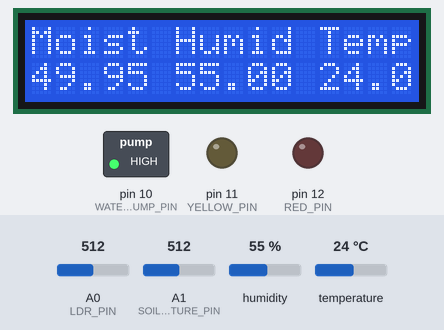
This sketch was run on a simulated Arduino Uno, built with avr-gcc and run on an emulated ATmega328P. Shown: 16×2 character LCD, switched loads named in the sketch (green lamp = pin HIGH), output pins drawn as LEDs (lit = HIGH). The inputs (shaded band) are chosen by the test bench; at power-on: A0 (LDR_PIN) = 512, temperature 24 °C, A1 (SOIL_MOISTURE_PIN) = 512, humidity 55 %.

Above: at 2.7 s.
2.8 s: A0 (LDR_PIN) set to 493
At 6.1 s:
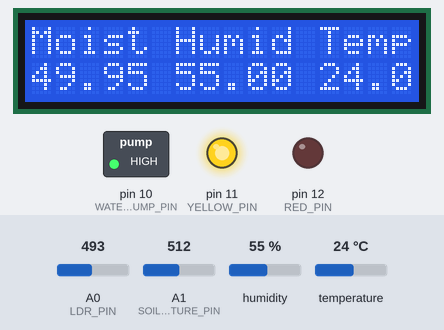
7.1 s: temperature set to 29.6 °C
At 8.7 s:
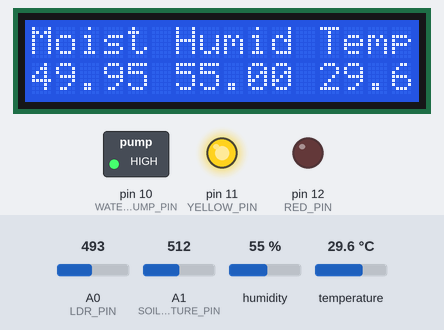
11.4 s: temperature set to 30.7 °C
At 15.1 s:
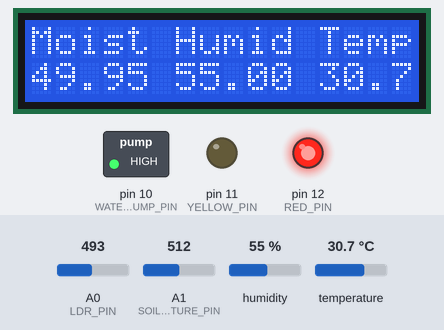
15.7 s: A1 (SOIL_MOISTURE_PIN) set to 496
At 17.8 s:
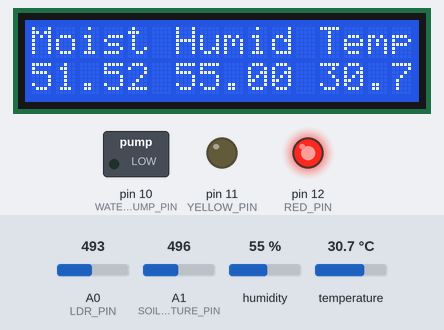
20.0 s: temperature set to 12 °C
At 21.6 s:
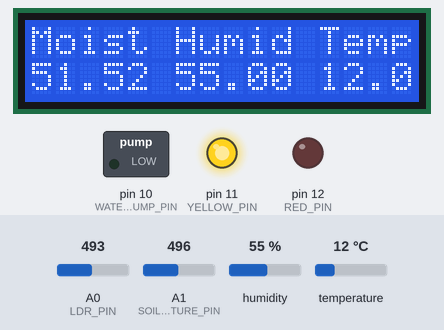
24.3 s: A0 (LDR_PIN) set to 510
At 26.8 s:
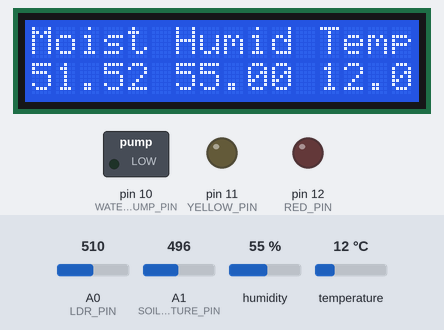
Timing chart, 0 to 28.3 s (numbered marks = the images above; inputs shaded):
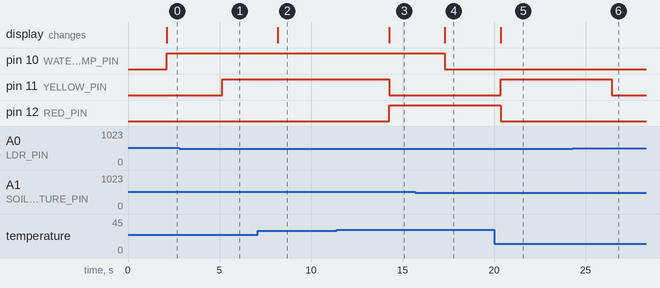

Measured:
- the behaviour switches between 501 and 500 on A0 (LDR_PIN) (found by bisection; images 0 and 1)
- the behaviour switches between 30 and 30.1 °C on temperature (found by bisection; images 2 and 3)
- the behaviour switches between 512 and 511 on A1 (SOIL_MOISTURE_PIN) (found by bisection; images 3 and 4)
- after the input at 2.8 s, pin 11 (YELLOW_PIN): LOW → HIGH after 2.3 s
- after the input at 7.1 s, the display: changes after 1.1 s (image 2)
- after the input at 11.4 s, pin 11 (YELLOW_PIN): HIGH → LOW after 2.9 s; pin 12 (RED_PIN): LOW → HIGH after 2.9 s; the display: changes after 2.9 s (image 3)
- after the input at 15.7 s, pin 10 (WATER_PUMP_PIN): HIGH → LOW after 1.6 s; the display: changes after 1.6 s (image 4)
- after the input at 20.0 s, pin 11 (YELLOW_PIN): LOW → HIGH after 0.36 s; pin 12 (RED_PIN): HIGH → LOW after 0.36 s; the display: changes after 0.36 s (image 5)
- after the input at 24.3 s, pin 11 (YELLOW_PIN): HIGH → LOW after 2.1 s

The sketch:

main.ino
```cpp
/*
  Author : Manas Madan, Ayush Arora, Krish Gupta
*/

// Importing Required Header Files
#include <LiquidCrystal_I2C.h>
#include <Wire.h>
#include "DHT.h"

// PINS for Sensors
const int SOIL_MOISTURE_PIN = A1;
const int LDR_PIN = A0;
const int DHT_PIN = 8; // D8

// PINS for Grow Light
const int YELLOW_PIN = 11; // D11
const int RED_PIN = 12; // D12

const int WATER_PUMP_PIN = 10; // D10

// Contants
const int LDR_THRESHOLD = 500;
const int TIMES_WATER_THRESHOLD = 5;
const int SOIL_MOISTURE_THRESHOLD = 50;
const int TEMPERATURE_THRESHOLD = 30;
const int WATER_CYCLE_GAP = 3; // Enter Time in Hours

enum GROW_LIGHT_COLOR {YELLOW, RED};

// Declaring Objects
DHT dht;
LiquidCrystal_I2C lcd(0x27,16,2);

// Functions for Light
void turn_off_grow_lights(){
  digitalWrite(YELLOW_PIN, LOW);
  digitalWrite(RED_PIN, LOW);
}

void turn_on_grow_lights(int color){
  if(color == 0){
    digitalWrite(YELLOW_PIN, HIGH);
    digitalWrite(RED_PIN, LOW);

  }else{
    digitalWrite(RED_PIN, HIGH);
    digitalWrite(YELLOW_PIN, LOW);

  }
}

bool isEnoughLightTime(){
  return false;
}

// Functions for Water
int timesWateredToday(){
  return 0;
}

bool isEnoughGapBetweenWaterCycle(){
  return true;
}

void turn_off_water_pump(){
  digitalWrite(WATER_PUMP_PIN,LOW);
}

void turn_on_water_pump(){
  digitalWrite(WATER_PUMP_PIN,HIGH);
}

// Functions for LCD
void print_to_lcd(float moisture_percentage,float humidity_percentage,float temperature_celcius){
  lcd.setCursor(0,0);
  lcd.print("Moist Humid Temp");
  lcd.setCursor(0, 1);
  lcd.print(moisture_percentage);
  lcd.setCursor(6, 1);
  lcd.print(humidity_percentage);
  lcd.setCursor(12, 1);
  lcd.print(temperature_celcius);
}

void setup() {
  lcd.init();
  lcd.backlight();
  dht.setup(DHT_PIN);

  pinMode(RED_PIN, OUTPUT);
  pinMode(YELLOW_PIN, OUTPUT);
  pinMode(WATER_PUMP_PIN, OUTPUT);

  turn_off_water_pump();
  turn_off_grow_lights();
}


// Declaring Variables
int ldr_value = 0;
float moisture_percentage = 0;
int soil_moisture_analog = 0;
float humidity_percentage = 0;
float temperature_celcius = 0;

void loop() {
  delay(dht.getMinimumSamplingPeriod());
  lcd.clear();
  enum GROW_LIGHT_COLOR color = RED;

  // Reading Sensor Inputs
  ldr_value = analogRead(LDR_PIN);
  soil_moisture_analog = analogRead(SOIL_MOISTURE_PIN);
  moisture_percentage = ( 100 - ( (soil_moisture_analog/1023.00) * 100 ) );
  humidity_percentage = dht.getHumidity();
  temperature_celcius = dht.getTemperature();

  print_to_lcd(moisture_percentage,humidity_percentage,temperature_celcius);
  if(dht.getStatusString() == "OK"){
    if(temperature_celcius <= TEMPERATURE_THRESHOLD){
      color = YELLOW;
    }
  }

  if(ldr_value <= LDR_THRESHOLD && !isEnoughLightTime()){
    turn_on_grow_lights(color);
  }else{
    turn_off_grow_lights();
  }

  if(moisture_percentage <= SOIL_MOISTURE_THRESHOLD && timesWateredToday() <= TIMES_WATER_THRESHOLD && isEnoughGapBetweenWaterCycle()){
    turn_on_water_pump();
  }else{
    turn_off_water_pump();
  }


  delay(1000);
}
```
